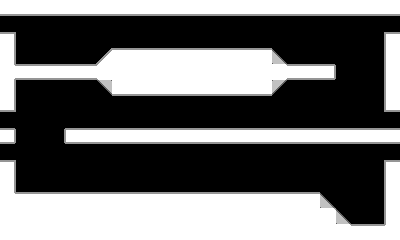

A level layout from a 2D game, rendered from its tile map. Below: a short description, then the map file with tile-grid data replaced by summaries:
An orthogonal 25x15 tile map with 16x16 px tiles, 4 tile layers (background, collidables, furniture, decoratives) and 6 objects (3x saw, player, exit, cockroach).

<map version="1.0" orientation="orthogonal" renderorder="right-down" width="25" height="15" tilewidth="16" tileheight="16" nextobjectid="23">
 <tileset firstgid="1" name="ld-32" tilewidth="16" tileheight="16">
  <image source="../images/ld-32.png" width="128" height="96" />
 </tileset>
 <layer name="background" width="25" height="15">
  <data>[375 cells, 375 non-empty, 1 distinct tile ids]</data>
 </layer>
 <layer name="collidables" width="25" height="15">
  <data>[375 cells, 175 non-empty, 11 distinct tile ids]</data>
 </layer>
 <layer name="furniture" width="25" height="15">
  <data>[375 cells, 16 non-empty, 11 distinct tile ids]</data>
 </layer>
 <layer name="decoratives" width="25" height="15">
  <data>[375 cells, 11 non-empty, 5 distinct tile ids]</data>
 </layer>
 <objectgroup color="#ff0010" name="objects">
  <properties>
   <property name="loop" value="true" />
   <property name="xVelocity" value="-100" />
   <property name="yVelocity" value="0" />
  </properties>
  <object id="3" name="player" type="player" x="20" y="44" width="16" height="20" />
  <object id="7" name="exit" type="exit" x="368" y="200" width="16" height="24" />
  <object id="14" type="cockroach" x="232" y="164" width="18" height="29">
   <properties>
    <property name="endPatrol" value="352" />
    <property name="isImmune" value="true" />
    <property name="isStatic" value="false" />
    <property name="startPatrol" value="16" />
   </properties>
  </object>
  <object id="17" type="saw" x="416" y="16" width="16" height="16" rotation="90">
   <properties>
    <property name="loop" value="true" />
    <property name="xVelocity" value="-100" />
    <property name="yVelocity" value="0" />
   </properties>
  </object>
  <object id="19" type="saw" x="0" y="112" width="16" height="16" rotation="90">
   <properties>
    <property name="loop" value="true" />
    <property name="xVelocity" value="100" />
    <property name="yVelocity" value="0" />
   </properties>
  </object>
  <object id="22" type="saw" x="416" y="144" width="16" height="16" rotation="90">
   <properties>
    <property name="loop" value="true" />
    <property name="xVelocity" value="-100" />
    <property name="yVelocity" value="0" />
   </properties>
  </object>
 </objectgroup>
</map>